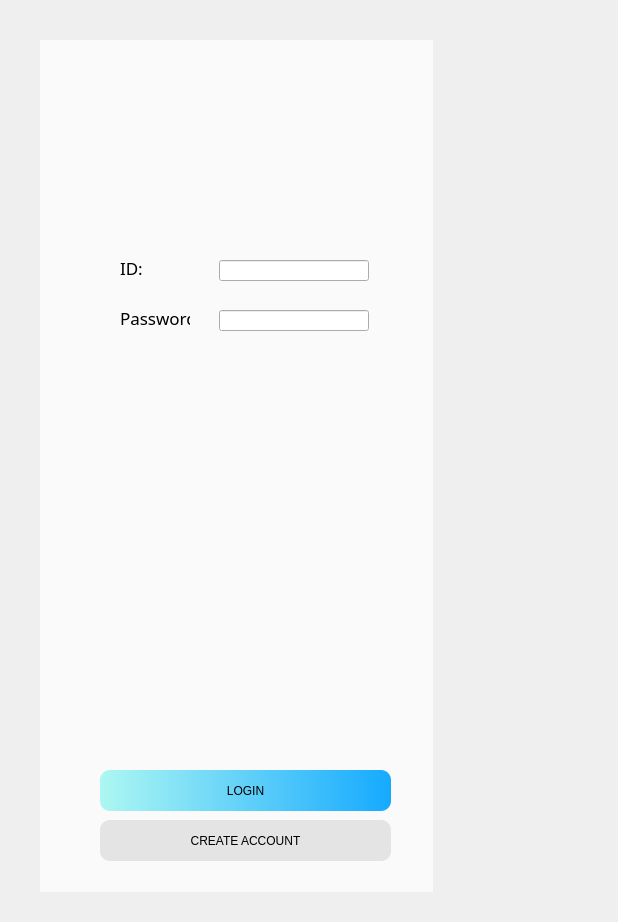
<?xml version="1.0" encoding="UTF-8"?>
<ui version="4.0">
 <class>Dialog</class>
 <widget class="QDialog" name="Dialog">
  <property name="geometry">
   <rect>
    <x>0</x>
    <y>0</y>
    <width>618</width>
    <height>922</height>
   </rect>
  </property>
  <property name="windowTitle">
   <string>Dialog</string>
  </property>
  <widget class="QLabel" name="label_2">
   <property name="geometry">
    <rect>
     <x>40</x>
     <y>40</y>
     <width>393</width>
     <height>852</height>
    </rect>
   </property>
   <property name="styleSheet">
    <string notr="true">background-color: #FAFAFA;</string>
   </property>
   <property name="text">
    <string/>
   </property>
  </widget>
  <widget class="QLabel" name="lb_logo">
   <property name="geometry">
    <rect>
     <x>180</x>
     <y>70</y>
     <width>111</width>
     <height>41</height>
    </rect>
   </property>
   <property name="styleSheet">
    <string notr="true"/>
   </property>
   <property name="text">
    <string/>
   </property>
   <property name="pixmap">
    <pixmap resource="resource.qrc">:/images/logo.jpg</pixmap>
   </property>
   <property name="scaledContents">
    <bool>true</bool>
   </property>
  </widget>
  <widget class="QLabel" name="lb_UserID">
   <property name="geometry">
    <rect>
     <x>120</x>
     <y>260</y>
     <width>70</width>
     <height>16</height>
    </rect>
   </property>
   <property name="font">
    <font>
     <family>Spoqa Han Sans Neo</family>
     <pointsize>13</pointsize>
     <weight>50</weight>
     <bold>false</bold>
    </font>
   </property>
   <property name="text">
    <string>ID:</string>
   </property>
  </widget>
  <widget class="QLabel" name="lb_UserPassword">
   <property name="geometry">
    <rect>
     <x>120</x>
     <y>310</y>
     <width>70</width>
     <height>16</height>
    </rect>
   </property>
   <property name="font">
    <font>
     <family>Spoqa Han Sans Neo</family>
     <pointsize>13</pointsize>
     <weight>50</weight>
     <bold>false</bold>
    </font>
   </property>
   <property name="text">
    <string>Password:</string>
   </property>
  </widget>
  <widget class="QLineEdit" name="le_UserID">
   <property name="geometry">
    <rect>
     <x>219</x>
     <y>260</y>
     <width>150</width>
     <height>21</height>
    </rect>
   </property>
  </widget>
  <widget class="QLineEdit" name="le_UserPassword">
   <property name="geometry">
    <rect>
     <x>219</x>
     <y>310</y>
     <width>150</width>
     <height>21</height>
    </rect>
   </property>
  </widget>
  <widget class="QPushButton" name="btn_login">
   <property name="geometry">
    <rect>
     <x>100</x>
     <y>770</y>
     <width>291</width>
     <height>41</height>
    </rect>
   </property>
   <property name="styleSheet">
    <string notr="true">background-color: qlineargradient(spread:pad, x1:0, y1:0, x2:1, y2:0, stop:0 rgba(173, 247, 242, 255), stop:1 rgba(21, 170, 255, 255));
border-radius: 10px</string>
   </property>
   <property name="text">
    <string>LOGIN</string>
   </property>
  </widget>
  <widget class="QPushButton" name="btn_createaccount">
   <property name="geometry">
    <rect>
     <x>100</x>
     <y>820</y>
     <width>291</width>
     <height>41</height>
    </rect>
   </property>
   <property name="styleSheet">
    <string notr="true">background-color: rgb(228, 228, 228);
border-radius: 10px
</string>
   </property>
   <property name="text">
    <string>CREATE ACCOUNT</string>
   </property>
  </widget>
 </widget>
 <resources>
  <include location="resource.qrc"/>
 </resources>
 <connections/>
</ui>
